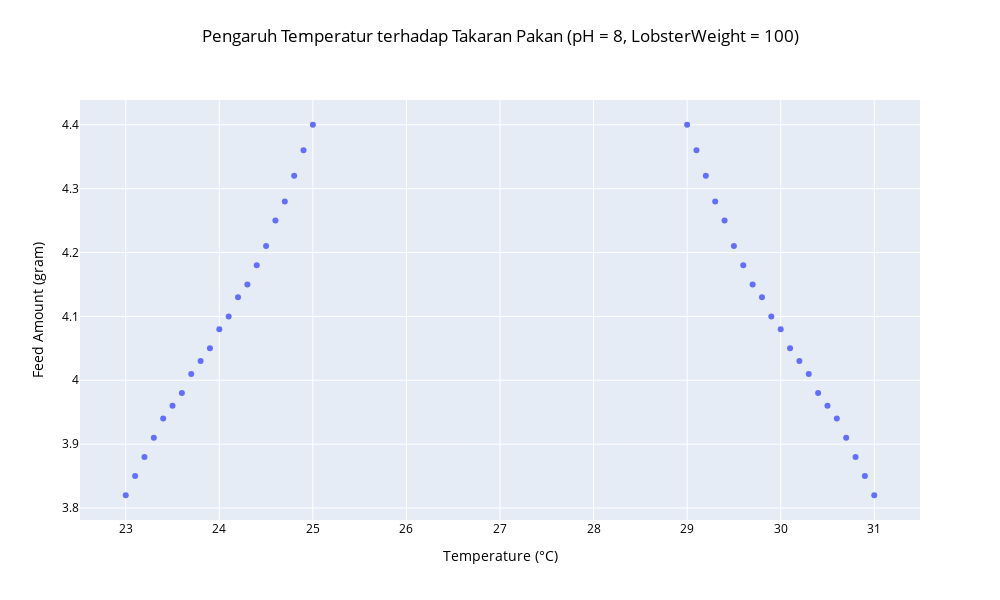

The notebook cell saved with this chart:
### Code cell
# Membuat plot dengan Plotly
fig = px.scatter(data_frame=temp_filtered, x='Temperature', y='feed_amount',
                 title='Pengaruh Temperatur terhadap Takaran Pakan (pH = 8, LobsterWeight = 100)',
                 labels={'Temperature': 'Temperature (°C)', 'feed_amount': 'Feed Amount (gram)'},
                 width=1000, height=600)

# Mengatur gaya title
fig.update_layout(title={'text': 'Pengaruh Temperatur terhadap Takaran Pakan (pH = 8, LobsterWeight = 100)',
                         'y':0.95,  # Penempatan title lebih proporsional
                         'x':0.5,
                         'xanchor': 'center',
                         'yanchor': 'top'},
                  font=dict(color='black'))  # Warna title hitam pekat

fig.show()

### Figure 1 — Plotly figure (JSON) as saved in the notebook; plotly's stock layout.template omitted (floating-point values rounded to 4 significant figures)
{"data": [{"hovertemplate": "Temperature (°C)=%{x}<br>Feed Amount (gram)=%{y}<extra></extra>", "legendgroup": "", "marker": {"color": "#636efa", "symbol": "circle"}, "mode": "markers", "name": "", "orientation": "v", "showlegend": false, "type": "scatter", "x": [23.0, 23.1, 23.2, 23.3, 23.4, 23.5, 23.6, 23.7, 23.8, 23.9, 24.0, 24.1, 24.2, 24.3, 24.4, 24.5, 24.6, 24.7, 24.8, 24.9, 25.0, 29.0, 29.1, 29.2, 29.3, 29.4, 29.5, 29.6, 29.7, 29.8, 29.9, 30.0, 30.1, 30.2, 30.3, 30.4, 30.5, 30.6, 30.7, 30.8, 30.9, 31.0], "xaxis": "x", "y": [3.82, 3.85, 3.88, 3.91, 3.94, 3.96, 3.98, 4.01, 4.03, 4.05, 4.08, 4.1, 4.13, 4.15, 4.18, 4.21, 4.25, 4.28, 4.32, 4.36, 4.4, 4.4, 4.36, 4.32, 4.28, 4.25, 4.21, 4.18, 4.15, 4.13, 4.1, 4.08, 4.05, 4.03, 4.01, 3.98, 3.96, 3.94, 3.91, 3.88, 3.85, 3.82], "yaxis": "y"}], "layout": {"font": {"color": "black"}, "height": 600, "legend": {"tracegroupgap": 0}, "title": {"text": "Pengaruh Temperatur terhadap Takaran Pakan (pH = 8, LobsterWeight = 100)", "x": 0.5, "xanchor": "center", "y": 0.95, "yanchor": "top"}, "width": 1000, "xaxis": {"anchor": "y", "domain": [0, 1], "title": {"text": "Temperature (°C)"}}, "yaxis": {"anchor": "x", "domain": [0, 1], "title": {"text": "Feed Amount (gram)"}}}}
